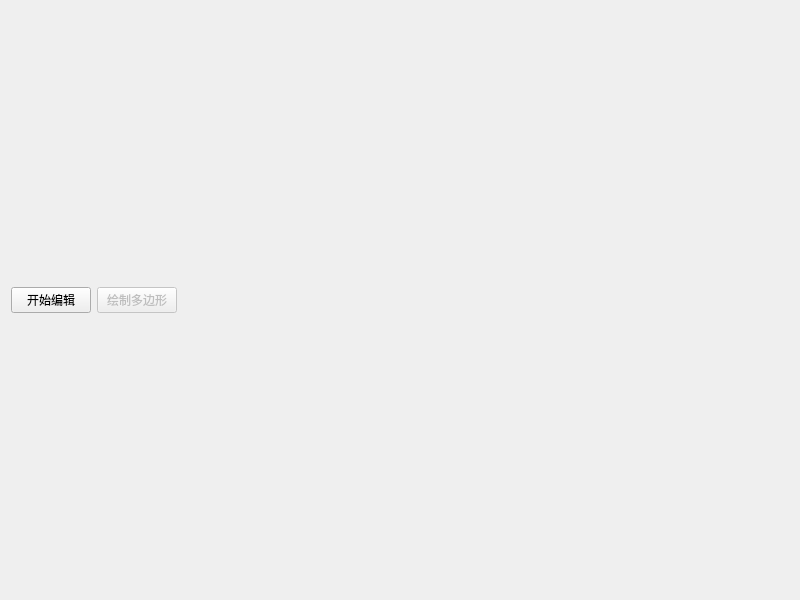
<?xml version="1.0" encoding="UTF-8"?>
<ui version="4.0">
 <class>AddFeatureDemo</class>
 <widget class="QWidget" name="AddFeatureDemo">
  <property name="geometry">
   <rect>
    <x>0</x>
    <y>0</y>
    <width>800</width>
    <height>600</height>
   </rect>
  </property>
  <property name="windowTitle">
   <string>QGIS 二次开发：绘制要素</string>
  </property>
  <layout class="QVBoxLayout" name="lytMain">
   <item>
    <layout class="QHBoxLayout" name="lytTop">
     <item>
      <widget class="QPushButton" name="btnStartEditing">
       <property name="text">
        <string>开始编辑</string>
       </property>
       <property name="checkable">
        <bool>true</bool>
       </property>
      </widget>
     </item>
     <item>
      <widget class="QPushButton" name="btnDrawPolygon">
       <property name="enabled">
        <bool>false</bool>
       </property>
       <property name="text">
        <string>绘制多边形</string>
       </property>
       <property name="checkable">
        <bool>true</bool>
       </property>
      </widget>
     </item>
     <item>
      <spacer name="horizontalSpacer">
       <property name="orientation">
        <enum>Qt::Horizontal</enum>
       </property>
       <property name="sizeHint" stdset="0">
        <size>
         <width>40</width>
         <height>20</height>
        </size>
       </property>
      </spacer>
     </item>
    </layout>
   </item>
  </layout>
 </widget>
 <resources/>
 <connections/>
</ui>
